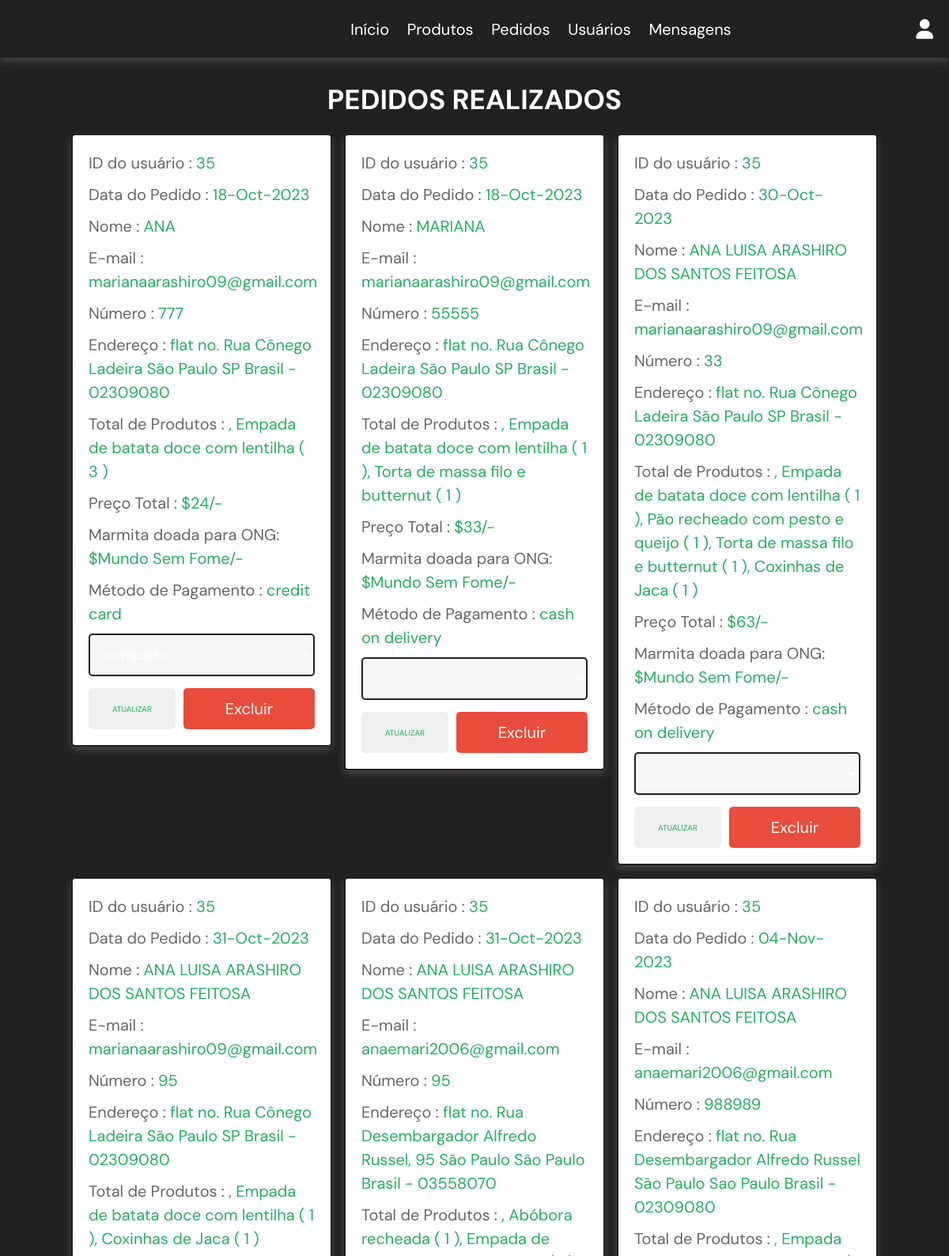
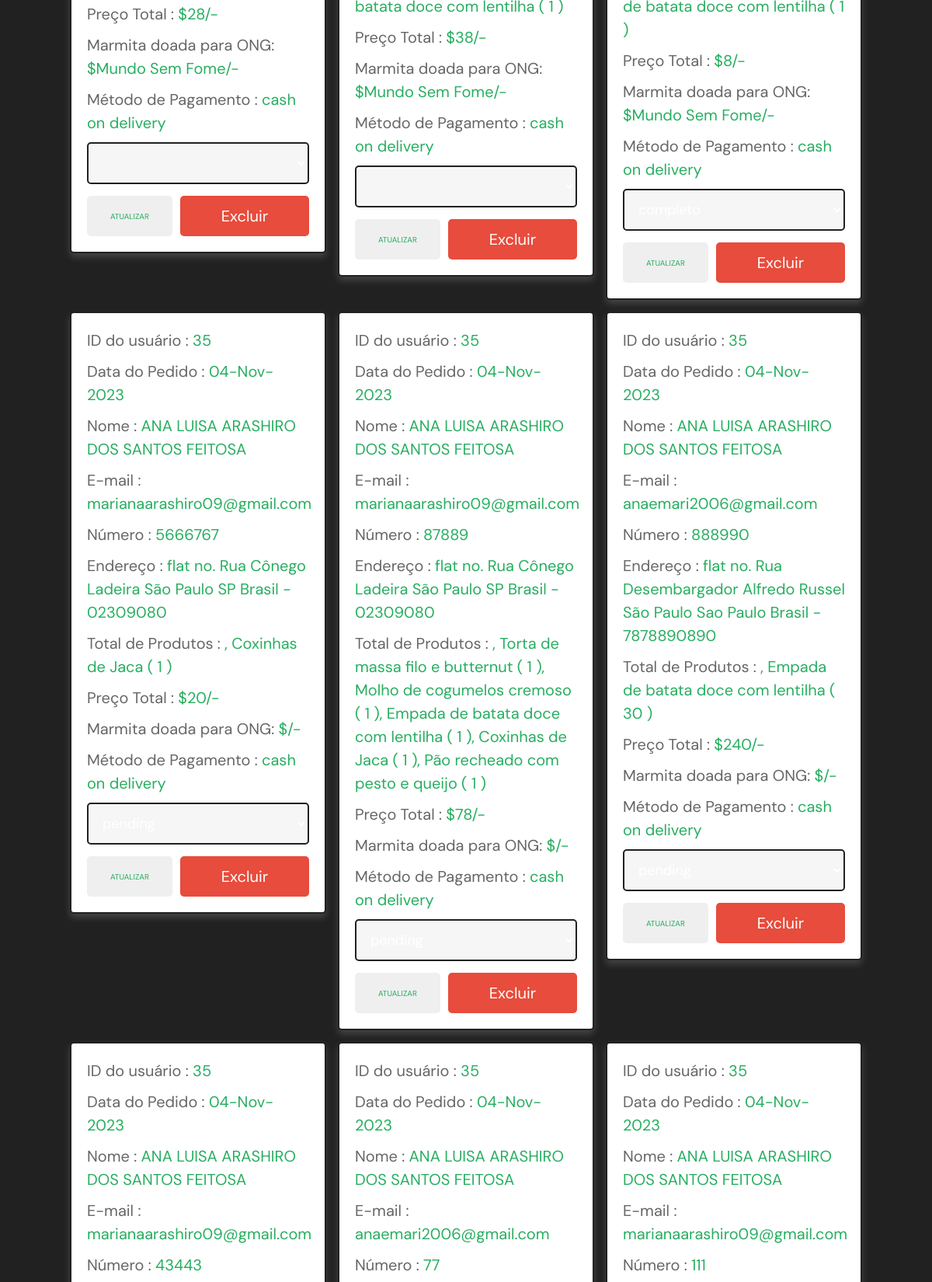
/admin_orders.php (signed in, upper part), run on the app's committed database (2 pictures, top to bottom).
### tables this page shows
CREATE TABLE `orders` (
  `id` int(100) NOT NULL,
  `user_id` int(100) NOT NULL,
  `name` varchar(100) NOT NULL,
  `number` varchar(12) NOT NULL,
  `email` varchar(100) NOT NULL,
  `method` varchar(50) NOT NULL,
  `address` varchar(500) NOT NULL,
  `total_products` varchar(1000) NOT NULL,
  `total_price` int(100) NOT NULL,
  `placed_on` varchar(50) NOT NULL,
  `payment_status` varchar(20) NOT NULL DEFAULT 'pending',
  `ong` varchar(255) DEFAULT NULL
);

### admin_orders.php (the view, shortened to what this page needs)
<?php
@include 'config.php';
?>
<!DOCTYPE html>
<html lang="en">
<head>
   <link rel="stylesheet" href="https://cdnjs.cloudflare.com/ajax/libs/font-awesome/6.1.1/css/all.min.css">
   <link rel="stylesheet" href="assets/css/admin_style.css">
</head>
<body>
<?php include 'admin_header.php'; ?>
<section class="placed-orders">
   <h1 class="title">Pedidos Realizados</h1>
   <div class="box-container">
      <?php
         $select_orders = $conn->prepare("SELECT * FROM `orders`");
         $select_orders->execute();
         if($select_orders->rowCount() > 0){
            while($fetch_orders = $select_orders->fetch(PDO::FETCH_ASSOC)){
      ?>
      <div class="box">
         <p> ID do usuário : <span><?= $fetch_orders['user_id']; ?></span> </p>
         <p> Data do Pedido : <span><?= $fetch_orders['placed_on']; ?></span> </p>
         <p> Nome : <span><?= $fetch_orders['name']; ?></span> </p>
         <p> E-mail : <span><?= $fetch_orders['email']; ?></span> </p>
         <p> Número : <span><?= $fetch_orders['number']; ?></span> </p>
         <p> Endereço : <span><?= $fetch_orders['address']; ?></span> </p>
         <p> Total de Produtos : <span><?= $fetch_orders['total_products']; ?></span> </p>
         <p> Preço Total : <span>$<?= $fetch_orders['total_price']; ?>/-</span> </p>
         <p> Marmita doada para ONG: <span>$<?= $fetch_orders['ong']; ?>/-</span> </p>
         <p> Método de Pagamento : <span><?= $fetch_orders['method']; ?></span> </p>
         <form action="" method="POST">
            <select name="update_payment" class="drop-down">
               <option value="" selected disabled><?= $fetch_orders['payment_status']; ?></option>
               <option value="pendente">Pendente</option>
            </select>
            <div class="flex-btn">
               <input type="submit" name="update_order" class="option-btn" value="Atualizar">
               <a href="admin_orders.php?delete=<?= $fetch_orders['id']; ?>" class="delete-btn" onclick="return confirm('Excluir este pedido?');">Excluir</a>
            </div>
         </form>
      </div>
      <?php
         }
      }else{
         echo '<p class="empty">Nenhum pedido realizado ainda!</p>';
      }
      ?>
   </div>
</section>
</body>
</html>

### assets/css/admin_style.css (style rules this page uses)
section.placed-orders { padding: 3rem 2rem; max-width: 1200px; margin:0 auto; }
.placed-orders .box-container { display: grid; grid-template-columns: repeat(auto-fit, 33rem); gap:1.5rem; align-items: flex-start; justify-content:center; }
.placed-orders .box-container .box { border:var(--border); box-shadow: var(--box-shadow); background-color: var(--white); border-radius: .5rem; padding:2rem; }
.placed-orders .box-container .box p { margin-bottom: 1rem; line-height: 1.5; font-size: 2rem; color:var(--light-color); }
.placed-orders .box-container .box p span { color:var(--green); }
.placed-orders .box-container .box .drop-down { width: 100%; padding:1.2rem 1.4rem; font-size: 1.8rem; border:var(--border); border-radius: .5rem; background-color: var(--light-bg); margin-bottom: .5rem; }

### assets/css/components.css (style rules this page uses)
:root { --green:#27ae60; --orange:#038714; --red:#e74c3c; --black:#212121; --light-color:#666; --white:#fff; --light-bg:#f6f6f6; --border:.2rem solid var(--black); --box-shadow:0 .5rem 1rem rgba(255, 233, 233, 0.175); }
* { font-family: 'DM Sans', sans-serif; margin:0; padding:0; box-sizing: border-box; outline: none; border:none; text-decoration: none; color:var(--white); }
body { background-color: var(--black); }
html { font-size: 62.5%; scroll-behavior: smooth; scroll-padding-top: 6.5rem; }
section { padding: 30rem 2rem; max-width: 1200px; margin:0 auto; }
.btn, .delete-btn, .option-btn { display: block; width: 100%; margin-top: 1rem; border-radius: .5rem; color:var(--white); font-size: 2rem; padding:1.3rem 3rem; text-transform: capitalize; cursor: pointer; text-align: center; }
.delete-btn { background-color: var(--red); }
.option-btn { position: relative; color: var(--green); font-size: var(--fontSize-label-2); font-weight: var(--weight-bold); text-transform: uppercase; letter-spacing: var(--letterSpacing-3); max-width: max-content; border: 2px solid var(--gold-crayola); padding: 18px 30; overflow: hidden; z-index: 1; display: flex; align-items: center; justify-content: center; }
.flex-btn { display: flex; flex-wrap: wrap; gap:1rem; }
.flex-btn > * { flex:1; }
.title { text-align: center; margin-bottom: 2rem; text-transform: uppercase; color:var(--white); font-size: 3.5rem; }

### data on the page
orders: user "35", placed_on "18-Oct-2023", name "ANA", email "marianaarashiro09@gmail.com", number "777", address "flat no. Rua Cônego Ladeira São Paulo SP Brasil - 02309080", total_products ", Empada de batata doce com lentilha ( 3 )", total_price "24", ong "Mundo Sem Fome", method "credit card", update_payment "completo"
orders: user "35", placed_on "18-Oct-2023", name "MARIANA", email "marianaarashiro09@gmail.com", number "55555", address "flat no. Rua Cônego Ladeira São Paulo SP Brasil - 02309080", total_products ", Empada de batata doce com lentilha ( 1 ), Torta de massa filo e butternut ( 1 )", total_price "33", ong "Mundo Sem Fome", method "cash on delivery"
orders: user "35", placed_on "30-Oct-2023", name "ANA LUISA ARASHIRO DOS SANTOS FEITOSA", email "marianaarashiro09@gmail.com", number "33", address "flat no. Rua Cônego Ladeira São Paulo SP Brasil - 02309080", total_products ", Empada de batata doce com lentilha ( 1 ), Pão recheado com pesto e queijo ( 1 ), Torta de massa filo e butternut ( 1 ), Coxinhas de Jaca ( 1 )", total_price "63", ong "Mundo Sem Fome", method "cash on delivery"
orders: user "35", placed_on "31-Oct-2023", name "ANA LUISA ARASHIRO DOS SANTOS FEITOSA", email "marianaarashiro09@gmail.com", number "95", address "flat no. Rua Cônego Ladeira São Paulo SP Brasil - 02309080", total_products ", Empada de batata doce com lentilha ( 1 ), Coxinhas de Jaca ( 1 )", total_price "28", ong "Mundo Sem Fome", method "cash on delivery"
orders: user "35", placed_on "31-Oct-2023", name "ANA LUISA ARASHIRO DOS SANTOS FEITOSA", email "anaemari2006@gmail.com", number "95", address "flat no. Rua Desembargador Alfredo Russel, 95 São Paulo São Paulo Brasil - 03558070", total_products ", Abóbora recheada ( 1 ), Empada de batata doce com lentilha ( 1 )", total_price "38", ong "Mundo Sem Fome", method "cash on delivery"
orders: user "35", placed_on "04-Nov-2023", name "ANA LUISA ARASHIRO DOS SANTOS FEITOSA", email "anaemari2006@gmail.com", number "988989", address "flat no. Rua Desembargador Alfredo Russel São Paulo Sao Paulo Brasil - 02309080", total_products ", Empada de batata doce com lentilha ( 1 )", total_price "8", ong "Mundo Sem Fome", method "cash on delivery", update_payment "completo"
orders: user "35", placed_on "04-Nov-2023", name "ANA LUISA ARASHIRO DOS SANTOS FEITOSA", email "marianaarashiro09@gmail.com", number "5666767", address "flat no. Rua Cônego Ladeira São Paulo SP Brasil - 02309080", total_products ", Coxinhas de Jaca ( 1 )", total_price "20", method "cash on delivery", update_payment "pending"
orders: user "35", placed_on "04-Nov-2023", name "ANA LUISA ARASHIRO DOS SANTOS FEITOSA", email "marianaarashiro09@gmail.com", number "87889", address "flat no. Rua Cônego Ladeira São Paulo SP Brasil - 02309080", total_products ", Torta de massa filo e butternut ( 1 ), Molho de cogumelos cremoso ( 1 ), Empada de batata doce com lentilha ( 1 ), Coxinhas de Jaca ( 1 ), Pão recheado com pesto e queijo ( 1 )", total_price "78", method "cash on delivery", update_payment "pending"
orders: user "35", placed_on "04-Nov-2023", name "ANA LUISA ARASHIRO DOS SANTOS FEITOSA", email "anaemari2006@gmail.com", number "888990", address "flat no. Rua Desembargador Alfredo Russel São Paulo Sao Paulo Brasil - 7878890890", total_products ", Empada de batata doce com lentilha ( 30 )", total_price "240", method "cash on delivery", update_payment "pending"
orders: user "35", placed_on "04-Nov-2023", name "ANA LUISA ARASHIRO DOS SANTOS FEITOSA", email "marianaarashiro09@gmail.com", number "43443"
orders: user "35", placed_on "04-Nov-2023", name "ANA LUISA ARASHIRO DOS SANTOS FEITOSA", email "anaemari2006@gmail.com", number "77"
orders: user "35", placed_on "04-Nov-2023", name "ANA LUISA ARASHIRO DOS SANTOS FEITOSA", email "marianaarashiro09@gmail.com", number "111"
